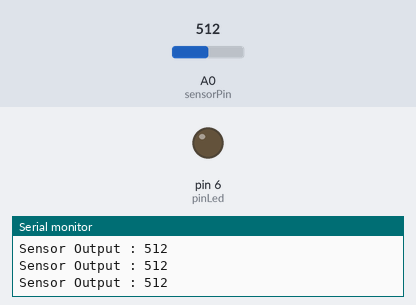
The sketch below on a simulated Arduino Uno, built with avr-gcc and run on an emulated ATmega328P. On the bench: output pins drawn as LEDs (lit = HIGH), the last lines printed to the serial monitor. Inputs (shaded band) come from the test bench; at power-on: A0 (sensorPin) = 512.

Above: at 1.2 s.
1.3 s: A0 (sensorPin) set to 22
2.8 s: A0 (sensorPin) set to 17
At 3.7 s:
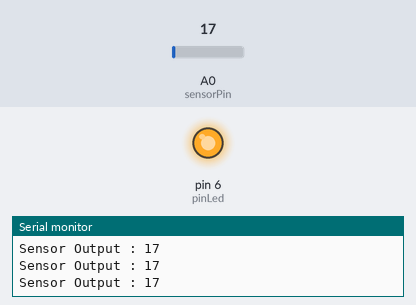
4.3 s: A0 (sensorPin) set to 122
At 5.1 s:
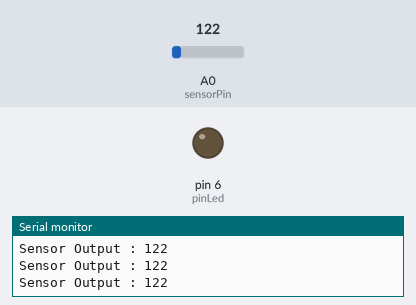
5.8 s: A0 (sensorPin) set to 10
At 6.5 s:
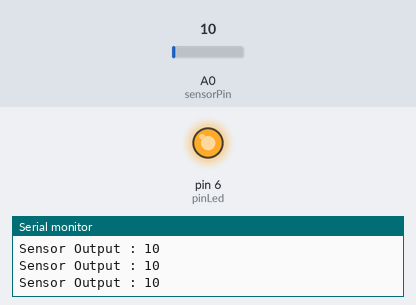
Timing chart, 0 to 8.3 s (numbered marks = the images above; inputs shaded):
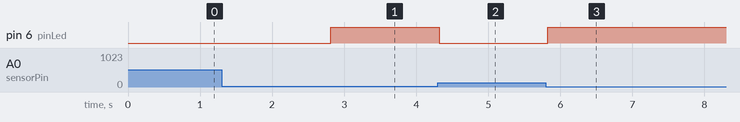

Measured:
- the behaviour switches between 20 and 19 on A0 (sensorPin) (found by bisection; images 0 and 1)
- after the input at 2.8 s, pin 6 (pinLed): LOW → HIGH at once
- after the input at 4.3 s, pin 6 (pinLed): HIGH → LOW at once
- after the input at 5.8 s, pin 6 (pinLed): LOW → HIGH at once

The sketch:

photoresistor.ino
```cpp
const int pinLed = 6;
const int sensorPin = A0;
int sensorValue;

void setup()
{
  Serial.begin(9600);
  pinMode(pinLed, OUTPUT);
}

void loop()
{
  sensorValue = analogRead(sensorPin);
  if (sensorValue < 20)
  {
    digitalWrite(pinLed, HIGH);
  }
  else
  {
    digitalWrite(pinLed, LOW);
  }

  Serial.print("Sensor Output : ");
  Serial.println(sensorValue);
  delay(100);
}
```
